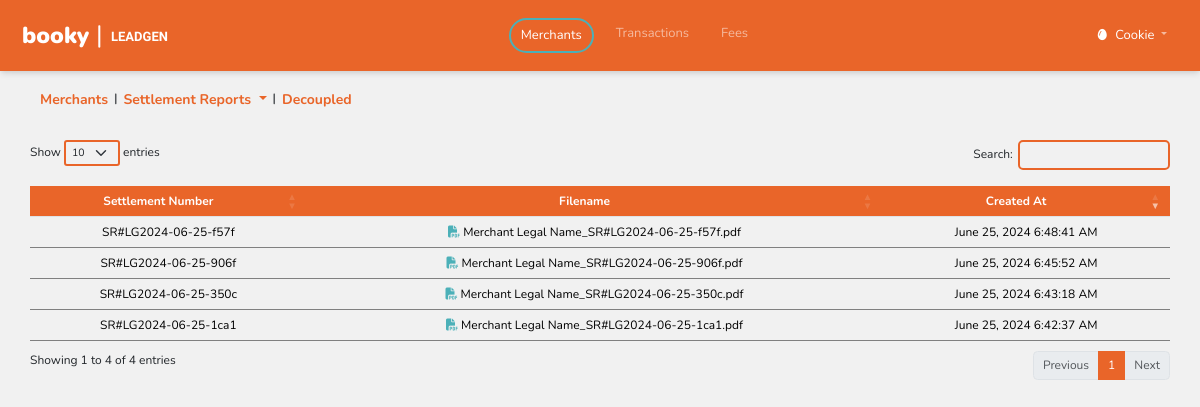
The page /merchant/reports/decoupled.php?merchant_id=3606c45c-1cc2-11ef-8abb-48e7dad87c24 (signed in) on the database as committed earlier.
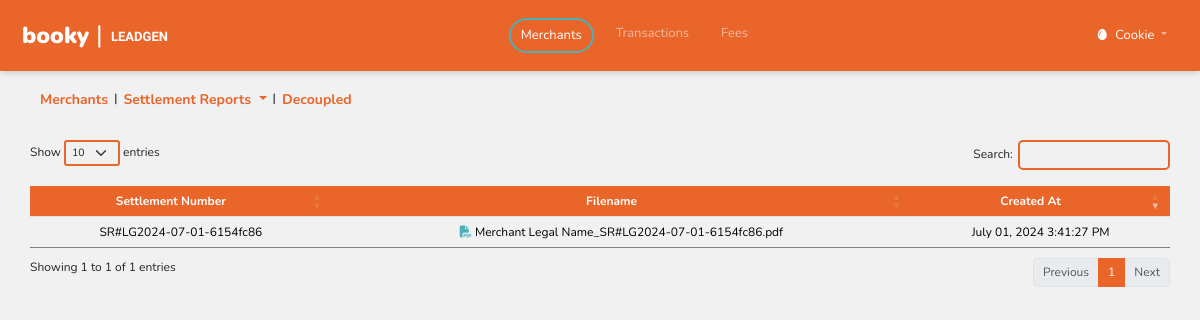
The same page on the database as committed later.
### tables this page shows
CREATE TABLE `user` (
  `user_id` varchar(36) NOT NULL,
  `email_address` varchar(100) NOT NULL,
  `password` varchar(100) NOT NULL,
  `name` varchar(100) NOT NULL,
  `type` enum('Admin','User') NOT NULL DEFAULT 'User',
  `status` enum('Active','Inactive') NOT NULL DEFAULT 'Inactive',
  `created_at` timestamp NOT NULL DEFAULT current_timestamp(),
  `updated_at` timestamp NOT NULL DEFAULT current_timestamp()
);

CREATE TABLE `report_history_decoupled` (
  `decoupled_report_id` varchar(36) NOT NULL,
  `generated_by` varchar(36) DEFAULT NULL,
  `merchant_id` varchar(36) DEFAULT NULL,
  `merchant_business_name` varchar(255) DEFAULT NULL,
  `merchant_brand_name` varchar(255) DEFAULT NULL,
  `store_id` varchar(36) DEFAULT NULL,
  `store_business_name` varchar(255) DEFAULT NULL,
  `store_brand_name` varchar(255) DEFAULT NULL,
  `business_address` text NOT NULL,
  `settlement_period_start` date NOT NULL,
  `settlement_period_end` date NOT NULL,
  `settlement_date` varchar(30) NOT NULL,
  `settlement_number` varchar(25) NOT NULL,
  `settlement_period` varchar(30) NOT NULL,
  `total_successful_orders` int(11) NOT NULL,
  `total_gross_sales` decimal(10,2) NOT NULL,
  `total_discount` decimal(10,2) NOT NULL,
  `total_outstanding_amount_1` decimal(10,2) NOT NULL,
  `leadgen_commission_rate_base_pretrial` decimal(10,2) NOT NULL,
  `commission_rate_pretrial` varchar(10) NOT NULL,
  `total_pretrial` decimal(10,2) NOT NULL,
  `leadgen_commission_rate_base_billable` decimal(10,2) NOT NULL,
  `commission_rate_billable` varchar(10) NOT NULL,
  `total_billable` decimal(10,2) NOT NULL,
  `total_commission_fees_1` decimal(10,2) NOT NULL,
  `card_payment_pg_fee` decimal(10,2) NOT NULL,
  `paymaya_pg_fee` decimal(10,2) NOT NULL,
  `gcash_miniapp_pg_fee` decimal(10,2) NOT NULL,
  `gcash_pg_fee` decimal(10,2) NOT NULL,
  `total_payment_gateway_fees_1` decimal(10,2) NOT NULL,
  `total_outstanding_amount_2` decimal(10,2) NOT NULL,
  `total_commission_fees_2` decimal(10,2) NOT NULL,
  `total_payment_gateway_fees_2` decimal(10,2) NOT NULL,
  `bank_fees` decimal(5,2) NOT NULL,
  `wtax_from_gross_sales` decimal(10,2) NOT NULL,
  `total_amount_paid_out` decimal(10,2) NOT NULL,
  `created_at` timestamp NOT NULL DEFAULT current_timestamp(),
  `updated_at` timestamp NOT NULL DEFAULT current_timestamp()
);

### merchant/reports/decoupled.php (the view, shortened to what this page needs)
<?php include ("../../header.php") ?>
<?php
$merchant_id = isset($_GET['merchant_id']) ? $_GET['merchant_id'] : '';
$merchant_name = isset($_GET['merchant_name']) ? $_GET['merchant_name'] : '';
function displayDecoupled($merchant_id, $merchant_name)
{
    include ("../../inc/config.php");
    $sql = "SELECT * FROM report_history_decoupled WHERE merchant_id = ?";
    $stmt = $conn->prepare($sql);
    $stmt->bind_param("s", $merchant_id);
    $stmt->execute();
    $result = $stmt->get_result();
    if ($result->num_rows > 0) {
        while ($row = $result->fetch_assoc()) {
            $date = new DateTime($row['created_at']);
            $formattedDate = $date->format('F d, Y g:i:s A');
            echo "<tr class='clickable-row' data-href='decoupled_settlement_report.php?decoupled_report_id=" . $row['decoupled_report_id'] . "&merchant_id=" . $merchant_id . "&merchant_name=" . urlencode($merchant_name) . "'>";
            echo "<td style='text-align:center;'>" . $row['settlement_number'] . "</td>";
            echo "<td style='text-align:center;'><i class='fa-solid fa-file-pdf' style='color:#4BB0B8'></i> " . $row['merchant_business_name'] . "_" . $row['settlement_number'] . ".pdf</td>";
            echo "<td style='text-align:center;'>" . $formattedDate . "</td>";
            echo "</tr>";
        }
    }
}
?>
<!DOCTYPE html>
<html lang="en">
<head>
    <link href="https://cdn.jsdelivr.net/npm/bootstrap@5.3.3/dist/css/bootstrap.min.css" rel="stylesheet"
>
    <link rel='stylesheet' href='https://cdn.datatables.net/1.13.5/css/dataTables.bootstrap5.min.css'>
    <link rel='stylesheet' href='https://cdnjs.cloudflare.com/ajax/libs/font-awesome/4.6.3/css/font-awesome.min.css'>
    <link rel="stylesheet" href="../../style.css">
</head>
<body>
    <div class="cont-box">
        <div class="custom-box pt-4">
            <div class="sub" style="text-align:left;">
                <div class="voucher-type">
                    <div class="row pb-2 title" aria-label="breadcrumb">
                        <nav aria-label="breadcrumb">
                            <ol class="breadcrumb" style="--bs-breadcrumb-divider: '|';">
                                <li class="breadcrumb-item"><a href="../../merchant/index.php"
                                        style="color:#E96529; font-size:14px;">Merchants</a></li>
                                <li class="breadcrumb-item dropdown">
                                    <a href="#" class="dropdown-toggle" role="button" id="storeDropdown"
                                        data-bs-toggle="dropdown" aria-expanded="false"
                                        style="color:#E96529;font-size:14px;">
                                        Settlement Reports
                                    </a>
                                </li>
                                <li class="breadcrumb-item"><a href="#"
                                        style="color:#E96529; font-size:14px;">Decoupled</a></li>
                            </ol>
                        </nav>
                    </div>
                </div>
                <div class="content" style="width:95%;margin-left:auto;margin-right:auto;">
                    <table id="example" class="table bord" style="width:100%;">
                        <thead>
                            <tr>
                                <th>Settlement Number</th>
                                <th>Filename</th>
                                <th>Created At</th>
                            </tr>
                        </thead>
                        <tbody id="dynamicTableBody">
                            <?php displayDecoupled($merchant_id, $merchant_name); ?>
                        </tbody>
                    </table>
                </div>
            </div>
        </div>
    </div>
</body>
</html>

### header.php (shortened to what this page needs)
<?php
$name = $_SESSION['name'] ?? '';
include_once($_SERVER['DOCUMENT_ROOT'] . '/Merchant-Tool/inc/config.php');
if (isset($_SESSION['user_id'])) {
  $user_id = $_SESSION['user_id'];
  $escaped_user_id = mysqli_real_escape_string($conn, $user_id);
  $sql = "SELECT * FROM user WHERE user_id = '$escaped_user_id'";
  $result = mysqli_query($conn, $sql);
  if ($result && mysqli_num_rows($result) > 0) {
      $user_data = mysqli_fetch_assoc($result);
      $name = $user_data['name'];
  } else {
      $type = 'type';
  }
} else {
  $type = 'type';
}
?>
<!DOCTYPE html>
<html>
<head>
    <link href="https://cdn.jsdelivr.net/npm/bootstrap@5.2.3/dist/css/bootstrap.min.css" rel="stylesheet">
    <link rel="stylesheet" href="style.css">
</head>
<body>
<nav class="navbar navbar-expand-lg navbar-dark p-3">
    <div class="container-fluid">
        <a class="navbar-brand" href="/Merchant-tool/merchant/">
            <table style="border:10px;">
                <tr>
                    <th style="font-weight:900 !important;color:#fff;font-size:23px !important;padding-top:1px;">booky <span style="font-size:25px;font-weight:normal;">|</span></th>
                    <th style="font-size:13px;padding-top:4px;font-family: Nanum Gothic">&nbsp; LEADGEN</th>
                </tr>
            </table>
        </a>
        <div class="collapse navbar-collapse" id="navbarNavDropdown">
            <ul class="navbar-nav ms-auto">
                <li class="nav-item">
                    <a id="orders-link" class="nav-link mx-2" aria-current="page" href="/Merchant-Tool/merchant/" style="padding-right:10px;padding-left:10px;">Merchants</a>
                </li>
                <li class="nav-item">
                    <a id="merchants-link" class="nav-link mx-2" aria-current="page" href="/Merchant-Tool/transaction/" style="padding-right:10px;padding-left:10px;">Transactions</a>
                </li>
                <li class="nav-item">
                    <a id="pg-link" class="nav-link mx-2" aria-current="page" href="/Merchant-Tool/fee/" style="padding-right:10px;padding-left:10px;">Fees</a>
                </li>
            </ul>
            <ul class="navbar-nav ms-auto d-none d-lg-inline-flex">
                <li class="nav-item dropdown">
                    <a class="nav-link mx-2 dropdown-toggle" href="#" id="navbarDropdownMenuLink" role="button" data-bs-toggle="dropdown" aria-expanded="false">
                        <i class="fa-solid fa-egg" style="color:#fff;"></i><span style="font-size:13px;color:#fff;padding-left:5px;"><?php echo '  ' . htmlspecialchars($name); ?></span>
                    </a>
                </li>
            </ul>
        </div>
    </div>
</nav>
</body>
</html>

### style.css (style rules this page uses)
* { font-family: "Nunito", sans-serif; font-size: 12px; margin:0; }
.navbar { box-shadow: rgba(0, 0, 0, 0.1) 0px 4px 6px -1px, rgba(0, 0, 0, 0.06) 0px 2px 4px -1px; background-color: #E96529; }
th { background-color:#E96529 !important; text-align:center !important; color:#fff !important; }
a { text-decoration: none; }
td { background-color:transparent !important; border-bottom: 1px solid #808080 !important; }

### header.php (style rules this page uses)
.navbar a { font-size: 13px !important; }
.active_nav { color:#fff !important; border:solid #4BB0B8 2px !important ; border-radius: 30px !important; }

### merchant/reports/decoupled.php (style rules this page uses)
body { background-image: url("../../images/bg_booky.png"); background-position: center; background-repeat: no-repeat; background-size: cover; background-attachment: fixed; }
.title { font-size: 30px; font-weight: bold; margin-right: auto; padding-left: 5vh; color: #4BB0B8; }
.voucher-type { padding-bottom: 0px; padding-right: 5vh; display: flex; align-items: center; }

Rows that differ between the two databases and show on the page:
removed report_history_decoupled: settlement_number "SR#LG2024-06-25-1ca1", merchant_business_name "Merchant Legal Name", created_at "June 25, 2024 6:42:37 AM"
removed report_history_decoupled: settlement_number "SR#LG2024-06-25-350c", merchant_business_name "Merchant Legal Name", created_at "June 25, 2024 6:43:18 AM"
removed report_history_decoupled: settlement_number "SR#LG2024-06-25-906f", merchant_business_name "Merchant Legal Name", created_at "June 25, 2024 6:45:52 AM"
removed report_history_decoupled: settlement_number "SR#LG2024-06-25-f57f", merchant_business_name "Merchant Legal Name", created_at "June 25, 2024 6:48:41 AM"
added report_history_decoupled: settlement_number "SR#LG2024-07-01-6154fc86", merchant_business_name "Merchant Legal Name", created_at "July 01, 2024 3:41:27 PM"
Other text that changed with them:
text written by a page script: "Show entries Search: Showing 1 to 4 of 4 entries Previous 1 Next" → "Show entries Search: Showing 1 to 1 of 1 entries Previous 1 Next"
